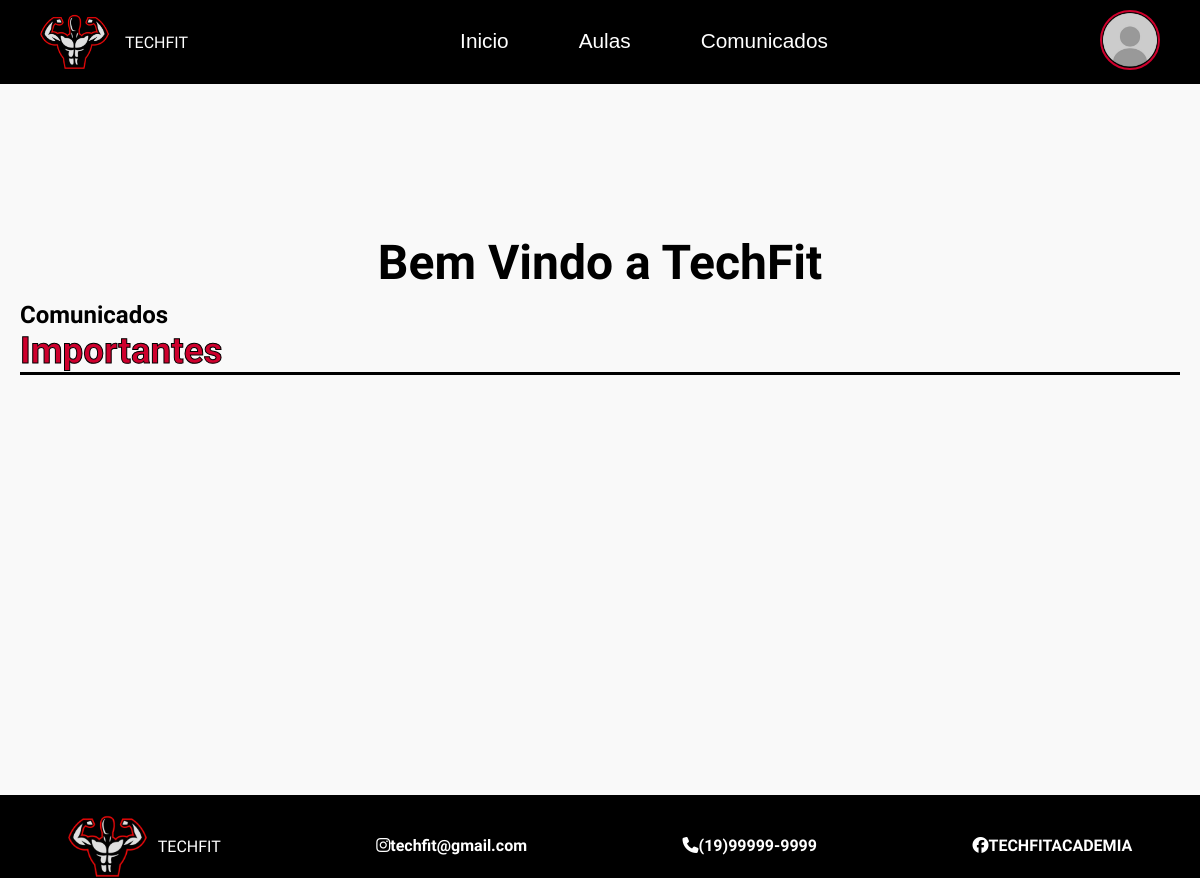
The page /src/Pagina_Inicial_Aluno/index.php on the database as committed earlier.
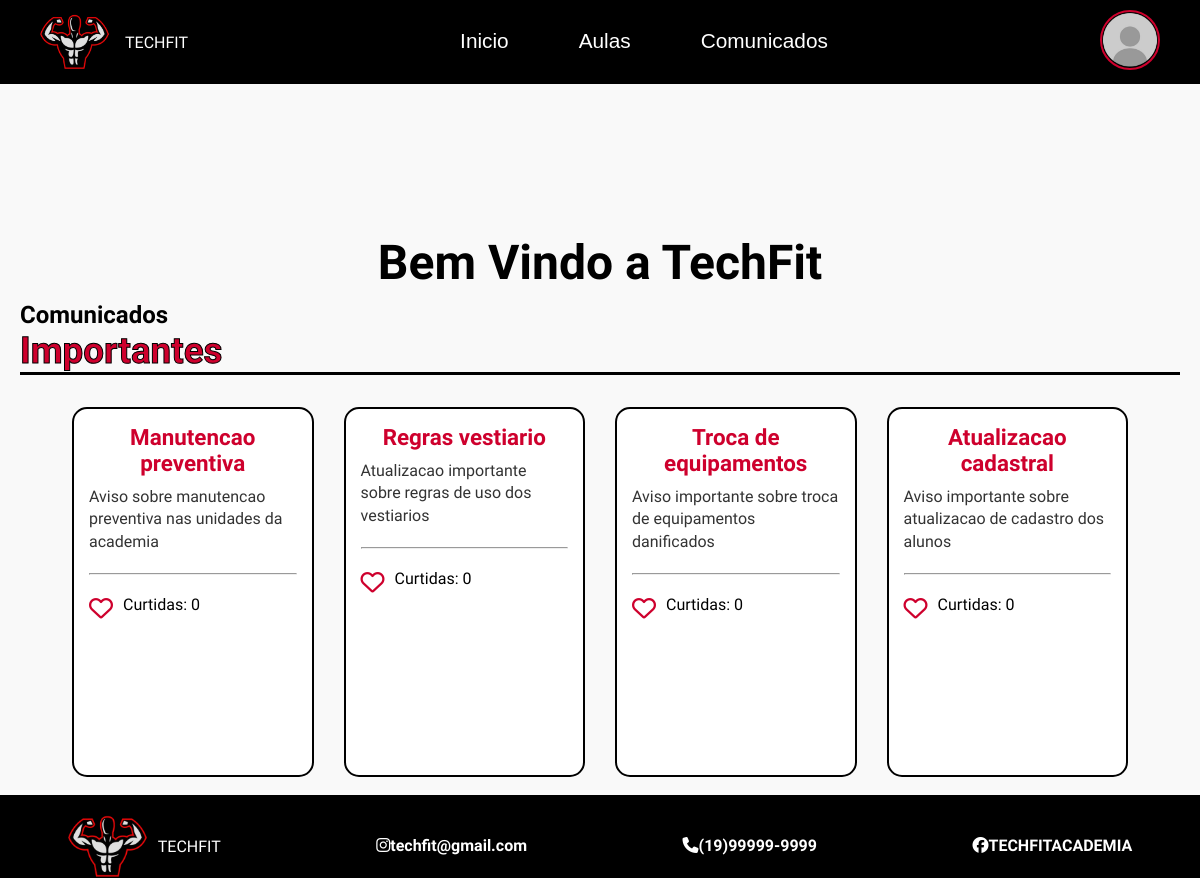
The same page on the database as committed later.
### tables this page shows
CREATE TABLE IF NOT EXISTS Comunicados (
	informacao_comunicado varchar(300) not null,
	titulo_comunicado varchar(50) not null,
	id_comunicado int not null PRIMARY KEY auto_increment
);

### backend/connection.php (called while the page is built, shortened)
<?php
class Connection {
    private static $instancia = null;
    public static function getInstancia() {
        if(!self::$instancia) {
            try {
                $host = "localhost";
                $user = "root";
                $db = "techfit_academy";
                $password = "senaisp";
                $dns_server = "mysql:host=$host;charset=utf8";
                self::$instancia = new PDO(
                    $dns_server,
                    $user,
                    $password
                );
                self::$instancia->setAttribute(PDO::ATTR_ERRMODE,PDO::ERRMODE_EXCEPTION);
                self::$instancia->exec("CREATE DATABASE IF NOT EXISTS $db");
                self::$instancia->exec("USE $db");
                self::$instancia->exec("
                    CREATE TABLE IF NOT EXISTS Unidades (
                        cep_unidade varchar(9) not null,
                        nome_unidade varchar(100) not null,
                        id_unidade int not null PRIMARY KEY auto_increment
                    )");
                self::$instancia->exec("
                    CREATE TABLE IF NOT EXISTS Funcionarios (
                        cep_funcionario varchar(9) not null,
                        nome_funcionario varchar(100) not null,
                        data_nascimento_funcionario date not null,
                        email_funcionario varchar(50) not null,
                        id_funcionario int not null PRIMARY KEY auto_increment,
                        telefone_funcionario varchar(14) not null,
                        tipo_funcionario varchar(50) not null,
                        senha_funcionario varchar(50) not null,
                        cpf_funcionario varchar(14) not null,
                        id_unidade int not null,
                        CONSTRAINT fk_id_unidade_funcionario FOREIGN KEY (id_unidade) REFERENCES Unidades (id_unidade)
                    )");
                self::$instancia->exec("
                CREATE TABLE IF NOT EXISTS Alunos (
                    nome_aluno varchar(100) not null,
                    cep_aluno varchar(9) not null,
                    data_nascimento_aluno date not null,
                    cpf_aluno varchar(14) not null,
                    telefone_aluno varchar(14) not null,
                    email_aluno varchar(50) not null,
                    senha_aluno varchar(50) not null,
                    id_aluno int not null PRIMARY KEY auto_increment,
                    id_unidade int not null,
                    CONSTRAINT fk_id_unidade FOREIGN KEY (id_unidade) REFERENCES Unidades (id_unidade)
                );
                ");
                self::$instancia->exec("
                    CREATE TABLE IF NOT EXISTS Aulas (
                        id_aula int not null PRIMARY KEY auto_increment,
                        data_aula datetime not null,
                        tipo_aula varchar(100) not null,
                        id_unidade int not null,
                        descricao_aula varchar(256),
                        constraint fk_id_unidade_aulas FOREIGN KEY (id_unidade) REFERENCES unidades (id_unidade)
                    )
                ");
                self::$instancia->exec("
                CREATE TABLE IF NOT EXISTS Avaliacao_fisicas (
                    data_avaliacao datetime not null,
                    id_avaliacao int not null PRIMARY KEY auto_increment,
                    tipo_avalicao varchar(50) not null,
                    id_aluno int not null,
                    CONSTRAINT fk_id_aluno_avaliacao FOREIGN KEY (id_aluno) REFERENCES Alunos (id_aluno)
                )
                ");
                self::$instancia->exec("
                CREATE TABLE IF NOT EXISTS criam (
                    id_aula int not null,
                    id_funcionario int not null,
                    CONSTRAINT fk_id_aula_criadas FOREIGN KEY(id_aula) REFERENCES Aulas (id_aula),
                    CONSTRAINT fk_id_funcionario_criam FOREIGN KEY(id_funcionario) REFERENCES Funcionarios (id_funcionario)
                )
                ");
                self::$instancia->exec("
                CREATE TABLE IF NOT EXISTS comentam (
                    id_comunicado int not null,
                    id_funcionario int not null,
                    CONSTRAINT fk_id_comunicado FOREIGN KEY(id_comunicado) REFERENCES Comunicados (id_comunicado),
                    CONSTRAINT fk_id_funcionario_comentam FOREIGN KEY(id_funcionario) REFERENCES Funcionarios (id_funcionario)
                )
                ");
                self::$instancia->exec("
                CREATE TABLE IF NOT EXISTS fazem (
                    id_funcionario int not null,
                    id_avaliacao int not null,
                    CONSTRAINT fk_id_funcionario_fazem FOREIGN KEY(id_funcionario) REFERENCES Funcionarios (id_funcionario),
                    CONSTRAINT fk_id_avaliacao FOREIGN KEY (id_avaliacao) REFERENCES avaliacao_fisicas (id_avaliacao)
                )
                ");
                self::$instancia->exec("
                CREATE TABLE IF NOT EXISTS inscrevem(
                    id_aula int not null,
                    id_aluno int not null,
                    CONSTRAINT fk_id_aluno_inscrevem FOREIGN KEY (id_aluno) REFERENCES alunos (id_aluno),
                    CONSTRAINT fk_id_aula_inscrevem FOREIGN KEY (id_aula) REFERENCES aulas (id_aula)
                )
                ");
            }
            catch(PDOException $e) {
                die("ERROR: ". $e->getMessage());
            }
        }
        return self::$instancia;
    }
}
?>

### backend/connTables.php (called while the page is built, shortened)
<?php
require_once "connection.php";
class ConnTables {
    private $conn;
    private String $table;
    public function __construct(String $table)
    {
        $this->conn = Connection::getInstancia();
        $this->table = $table;
    }
    public function select(){
        $stmt = $this->conn->prepare("SELECT * FROM {$this->table}");
        $stmt->execute();
        return $stmt->fetchAll(PDO::FETCH_ASSOC);
    }
    }
?>

### src/Pagina_Inicial_Aluno/index.php (the view, shortened to what this page needs)
<?php
    require_once __DIR__ . "\\..\\..\\backend\\connTables.php";
    $connComunicados = new ConnTables("comunicados");
    $id = $_GET['id'];
?>
<!DOCTYPE html>
<html lang="pt-br">
<head>
    <link rel="stylesheet" href="style.css">
    <link rel="stylesheet" href="https://cdnjs.cloudflare.com/ajax/libs/font-awesome/6.5.1/css/all.min.css">
</head>
<body>
    <header>
        <div class="logo-academia" style="cursor: pointer" onclick="inicioWeb('')('../../index.php')">
            <img src="../../Arquivos/LogoTechFit-removebg-preview.png" alt="Logo da TechFit">
            <p>TECHFIT</p>
        </div>
        <div class="secoes">
            <?php
                include_once __DIR__ . "\\..\\..\\utilitarios\\secao.php"
            ?>
        </div>
        <div class="func-perfil" id="func-perfil">
            <div class="perfil">
                <img class="botaoPerfil" id="botaoPerfil" src="/Arquivos/perfil-removebg-preview.png" alt="Foto_Perfil">
            </div>
        </div>
    </header>
    <main>
        <h1>Bem Vindo a TechFit</h1>
        <div class="forma_comu">
            <h2>Comunicados</h2>
            <h3>Importantes</h3>
            <div class="forma_local">
                <?php if(!empty($connComunicados->select())): ?>
                    <?php foreach($connComunicados->select() as $comunicado): ?>
                        <?php if($comunicado['tipo_comunicado'] == 'importante'): ?>
                    <div class="forma_unidade">
                        <h4><?= $comunicado['titulo_comunicado']; ?></h4>
                        <p><?= $comunicado['informacao_comunicado']; ?></p>
                        <hr>
                        <div class="sub-info">
                            <button class="botao-curtir" onclick="curtir(this)"><i class="far fa-heart"></i></button>
                            <span class="contador-curtidas" data-count="0">Curtidas: 0</span>
                        </div>
                    </div>
                        <?php endif ?>
                    <?php endforeach ?>
                <?php else: ?>
                        <p>Não há nenhum comunicado importante</p>
                <?php endif ?>
            </div>
        </div>
    </main>
    <footer id="tabela-web-footer">
        <?php
            include_once __DIR__ . "\\..\\..\\utilitarios\\footer.php"
        ?>
    </footer>
</body>
</html>

### utilitarios/secao.php (shortened to what this page needs)
<button onclick="inicio('?id=<?=$id?>')">Inicio</button>
<button onclick="aula('?id=<?=$id?>')">Aulas</button>
<button onclick="comunicados('?id=<?=$id?>')">Comunicados</button>

### utilitarios/footer.php
<div class="coluna-informacao" style="cursor: pointer" onclick="inicioWeb('../../index.php')">
    <img src="../../Arquivos/LogoTechFit-removebg-preview.png" alt="Logo da TechFit">
    <p>TECHFIT</p>
</div>
<div class="coluna-informacao">
    <a href=""><h4><i class="fa-brands fa-instagram"></i>techfit@gmail.com</h4></a>
</div>
<div class="coluna-informacao">
    <a href=""><h4><i class="fa-solid fa-phone"></i>(19)99999-9999</h4></a>
</div>
<div class="coluna-informacao">
    <a href="" target="_blank"><h4><i class="fa-brands fa-facebook"></i>TECHFITACADEMIA</h4></a>
</div>

### src/Pagina_Inicial_Aluno/style.css (style rules this page uses)
* { margin: 0; padding: 0; box-sizing: border-box; }
html { font-size: 16px; }
body { font-family: "Oswald", sans-serif; display: flex; flex-direction: column; min-height: 100vh; background-color: #f9f9f9; }
main { flex-grow: 1; display: flex; flex-direction: column; padding-left: 20px; padding-right: 20px; }
header { background-color: black; width: 100%; color: white; display: flex; align-items: center; justify-content: space-between; padding: 10px 40px; }
.logo-academia { display: flex; align-items: center; gap: 15px; }
.logo-academia img { width: 70px; height: auto; }
.secoes { display: flex; gap: 60px; }
.secoes>button { font-size: 1.3rem; color: white; background-color: transparent; border: none; border-bottom: 2px solid transparent; cursor: pointer; padding: 10px 5px; transition: transform 0.3s ease, border-color 0.3s ease; }
.func-perfil { position: relative; }
.perfil img { width: 60px; height: 60px; border-radius: 50%; cursor: pointer; border: 2px solid #CE002D; }
main h1 { padding-top: 150px; text-align: center; font-size: 3rem; }
#tabela-web-footer { background-color: #000000; color: white; display: flex; justify-content: space-around; align-items: center; padding: 20px 0; flex-wrap: wrap; gap: 20px; padding-bottom: 0; margin-bottom: 0; }
.coluna-informacao { display: flex; align-items: center; gap: 10px; }
div.coluna-informacao>a { text-decoration: none; color:white; border: none; border-bottom: 2px solid transparent; transition: color 0.3s ease,border-color 0.3s ease; }
.coluna-informacao>img { max-width: 80px; }
.forma_unidade { background-color: #ffffff; border: 2px solid #000000; border-radius: 15px; padding: 15px; height: 370px; width: 300px; transition: transform 0.2s, box-shadow 0.3s; }
.forma_unidade>h4 { text-align: center; color: #CE002D; font-size: 1.4rem; margin-bottom: 10px; }
.forma_unidade>p { font-size: 1rem; color: #333; line-height: 1.4; flex-grow: 1; margin-bottom: 20px; }
.forma_comu>h3 { font-size: 2.3rem; color: #CE002D; border-bottom: 3px solid #000000; width: 100%; -webkit-text-stroke: 1px black; }
.forma_comu { margin-top: 10px; }
.forma_local { background-color: #e7e7e7; margin: 10px 10px 10px 10px; padding: 20px; border-radius: 15px; gap: 30px; height: 400px; padding-left: 40px; padding-right: 40px; border: 2px solid #000000; display: flex; flex-direction: row; }
.forma_local { background-color: #e7e7e700; margin: 10px 10px 10px 10px; padding: 20px; border-radius: 15px; gap: 30px; height: 400px; padding-left: 40px; padding-right: 40px; border: 2px solid #00000000; display: flex; flex-direction: row; }
.sub-info { display: flex; flex-direction: row; gap: 10px; padding-top: 20px; }
.botao-curtir { background: none; border: none; cursor: pointer; font-size: 1.5rem; color: #CE002D; transition: all 0.2s ease-in-out; }

Rows that differ between the two databases and show on the page:
now on this page (row edited): comunicados: titulo_comunicado "Manutencao preventiva", informacao_comunicado "Aviso sobre manutencao preventiva nas unidades da academia"
now on this page (row edited): comunicados: titulo_comunicado "Regras vestiario", informacao_comunicado "Atualizacao importante sobre regras de uso dos vestiarios"
now on this page (row edited): comunicados: titulo_comunicado "Troca de equipamentos", informacao_comunicado "Aviso importante sobre troca de equipamentos danificados"
now on this page (row edited): comunicados: titulo_comunicado "Atualizacao cadastral", informacao_comunicado "Aviso importante sobre atualizacao de cadastro dos alunos"
